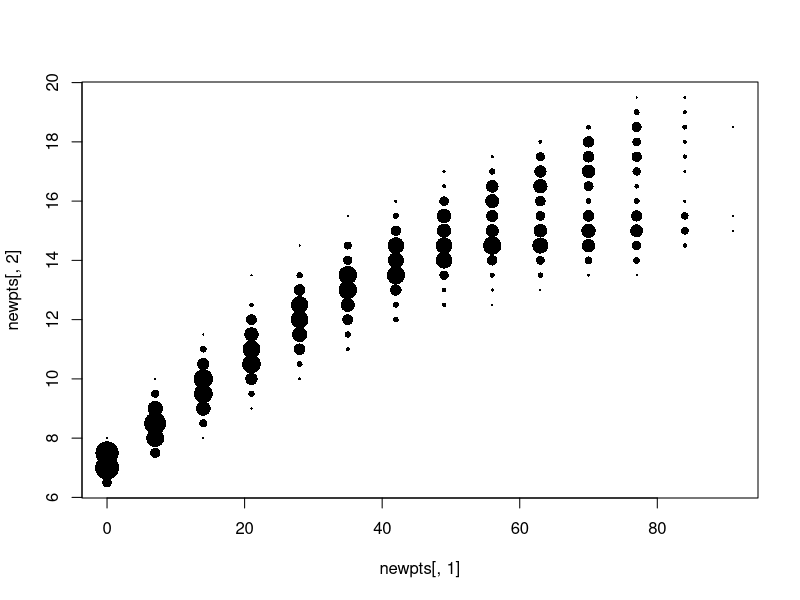
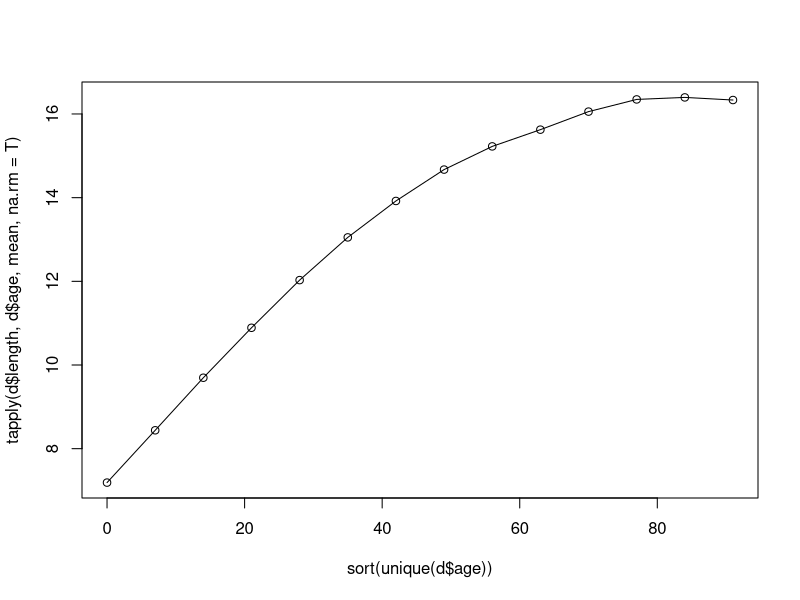
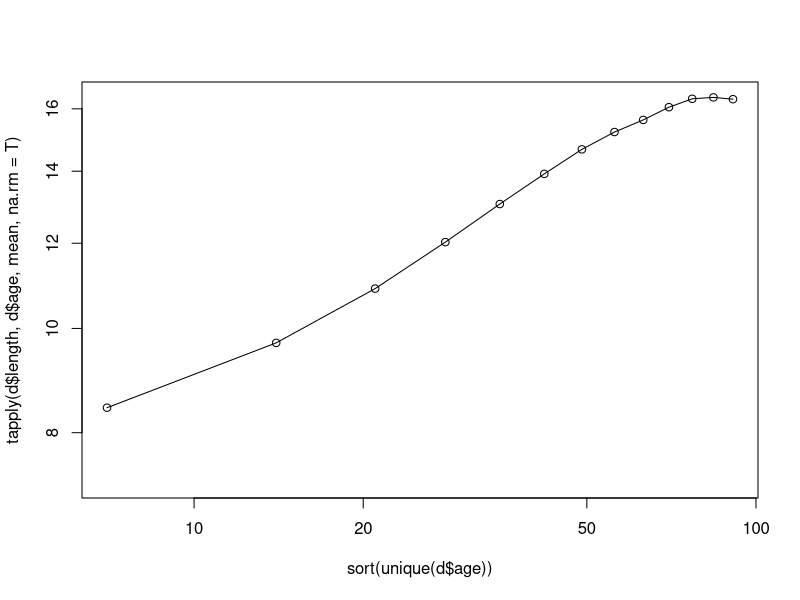
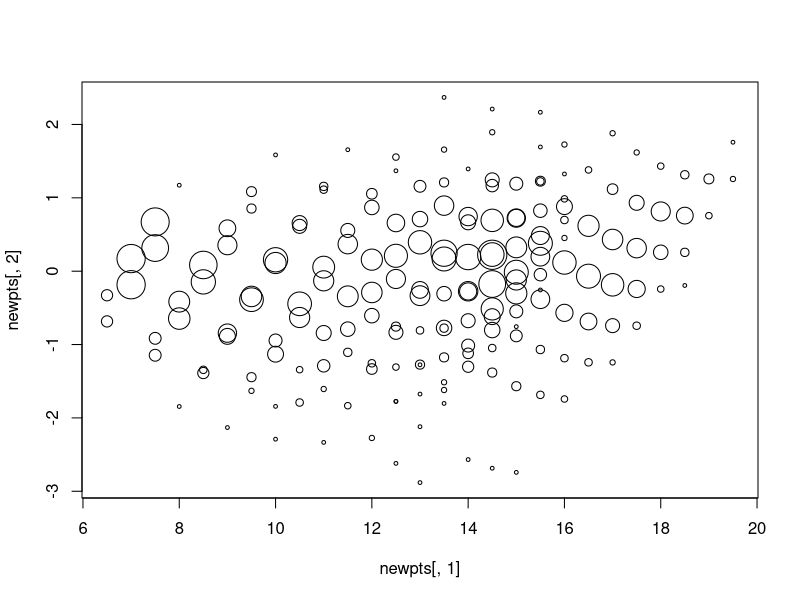
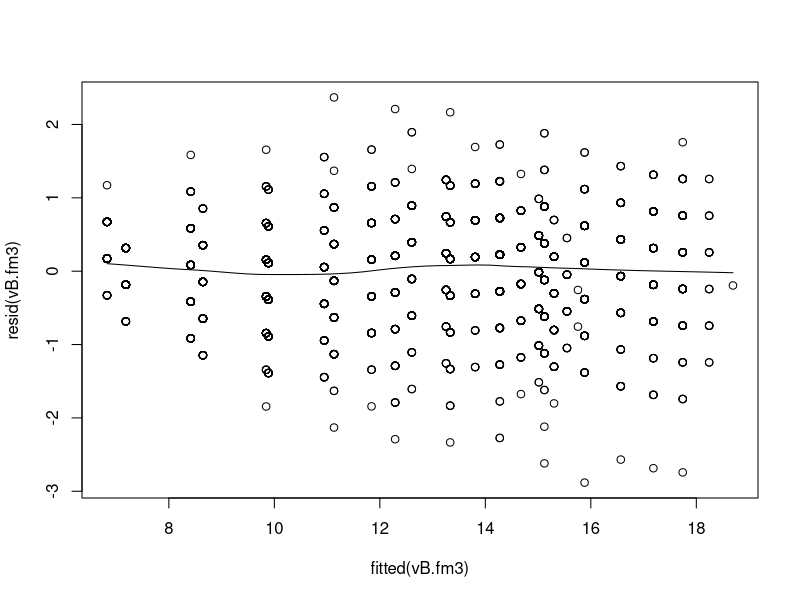
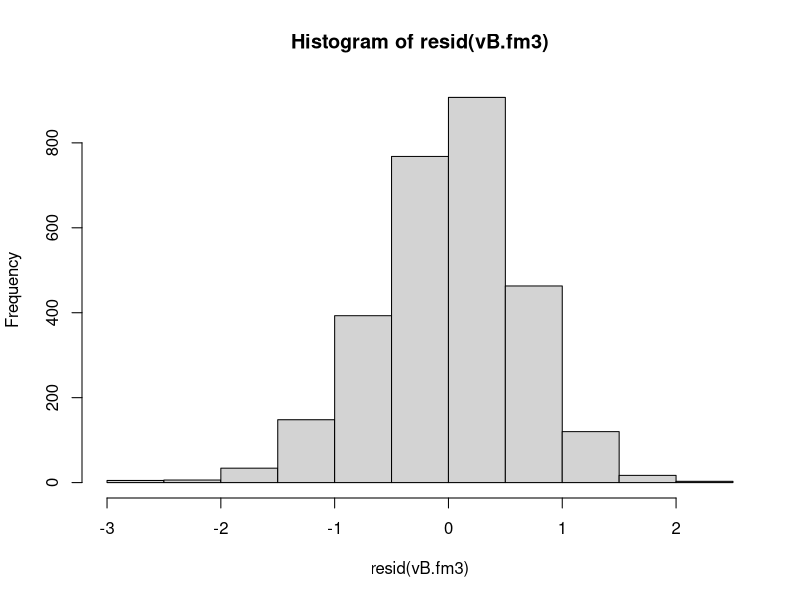

Write R code to recreate these figures, in order. (Note: this script raises an error after producing the figures.)
# von Bertalanffy growth curve for experimentally reared guppies
getwd()


library(openxlsx)
library(plotrix)

root<-"O:"
setwd(paste0(root,"/UiB/BIO339"))

d<-read.xlsx("guppies.xlsx",sheet=1)

summary(d) # some observations are missing lengths

show(d)

# preliminary plotting and look
sizeplot(d$age,d$length,scale=.3,pch=16)
with(d,tapply(length,list(sex,age),mean,na.rm=T))
plot(sort(unique(d$age)),tapply(d$length,d$age,mean,na.rm=T),type="o")
plot(sort(unique(d$age)),tapply(d$length,d$age,mean,na.rm=T),type="o",log="xy")

# simple fit
summary(vB<-nls(length~Linf*(1-exp(-k*(age-t0))),data=d,start=list(Linf=16,k=0.1,t0=0)))

### sex differences

summary(vB.f<-nls(length~Linf*(1-exp(-k*(age-t0))),data=d[d$sex=="F",],start=list(Linf=16,k=0.1,t0=0)))
summary(vB.m<-nls(length~Linf*(1-exp(-k*(age-t0))),data=d[d$sex=="M",],start=list(Linf=16,k=0.1,t0=0)))

### is the sex differrence significant?

# you can compare the confidence intervals
summary(vB.f)$coef[,"Estimate"]+1.96*summary(vB.f)$coef[,"Std. Error"]
summary(vB.f)$coef[,"Estimate"]-1.96*summary(vB.f)$coef[,"Std. Error"]

summary(vB.m)$coef[,"Estimate"]+1.96*summary(vB.m)$coef[,"Std. Error"]
summary(vB.m)$coef[,"Estimate"]-1.96*summary(vB.m)$coef[,"Std. Error"]

# you can also test significance with model that includes both sexes
summary(vB.fm0<-nls(length~Linf*(1-exp(-k*(age-t0))),data=d,start=list(Linf=16,k=0.1,t0=0)))	# null model
summary(vB.fm1<-nls(length~Linf*(1-exp(-k*(1+k.m*(sex=="M"))*(age-t0))),data=d,start=list(Linf=16,k=0.1,t0=0,k.m=0)))	# sex effect in k
summary(vB.fm2<-nls(length~Linf*(1+Linf.m*(sex=="M"))*(1-exp(-k*(age-t0))),data=d,start=list(Linf=16,k=0.1,t0=0,Linf.m=0)))	# sex effect in Linf
summary(vB.fm3<-nls(length~Linf*(1+Linf.m*(sex=="M"))*(1-exp(-k*(1+k.m*(sex=="M"))*(age-t0))),data=d,start=list(Linf=16,k=0.1,t0=0,Linf.m=0,k.m=0)))	# sex effect in both
AIC(vB.fm0,vB.fm1,vB.fm2,vB.fm3)


### log-normal errors - are they needed?

# some diagnostics
sizeplot(d$length,resid(vB.fm3),scale=0.5)	# no clear indication of heteroschedasticity
scatter.smooth(fitted(vB.fm3),resid(vB.fm3))
hist(resid(vB.fm3))		# there is a slight tendency for skew, but nothing serious (and in the direction where log-transformation isn't helping)

# fitting on log-scale - implying log-normal errors - males only
summary(vB.L<-nls(log(length)~log(Linf*(1-exp(-k*(age-t0)))),data=d[d$sex=="M",],start=list(Linf=16,k=0.1,t0=0))) # our previous starting values no longer work
summary(vB.L<-nls(log(length)~log(Linf*(1-exp(-k*(age-t0)))),data=d[d$sex=="M",],start=coef(vB.m) ))		# by now we can provide better starting values

sizeplot(d$length,resid(vB.L),scale=0.5)	# looks OK
scatter.smooth(fitted(vB.L),resid(vB.L))	# looks OK
hist(resid(vB.L))							# not much change

with(d[d$sex=="M",],sizeplot(age,length,scale=.3,pch=21,bg="yellow",xlab="Age (d)",ylab="Length (mm)"))
ages<-seq(min(d$age),max(d$age),length=50)
lines(ages,predict(vB.m,data.frame(age=ages)),lwd=2)
lines(ages,exp(predict(vB.L,data.frame(age=ages))),lty="dotted",lwd=2)
legend("topleft",c("normal","log-normal"),lty=c("solid","dotted"),bty="n")

